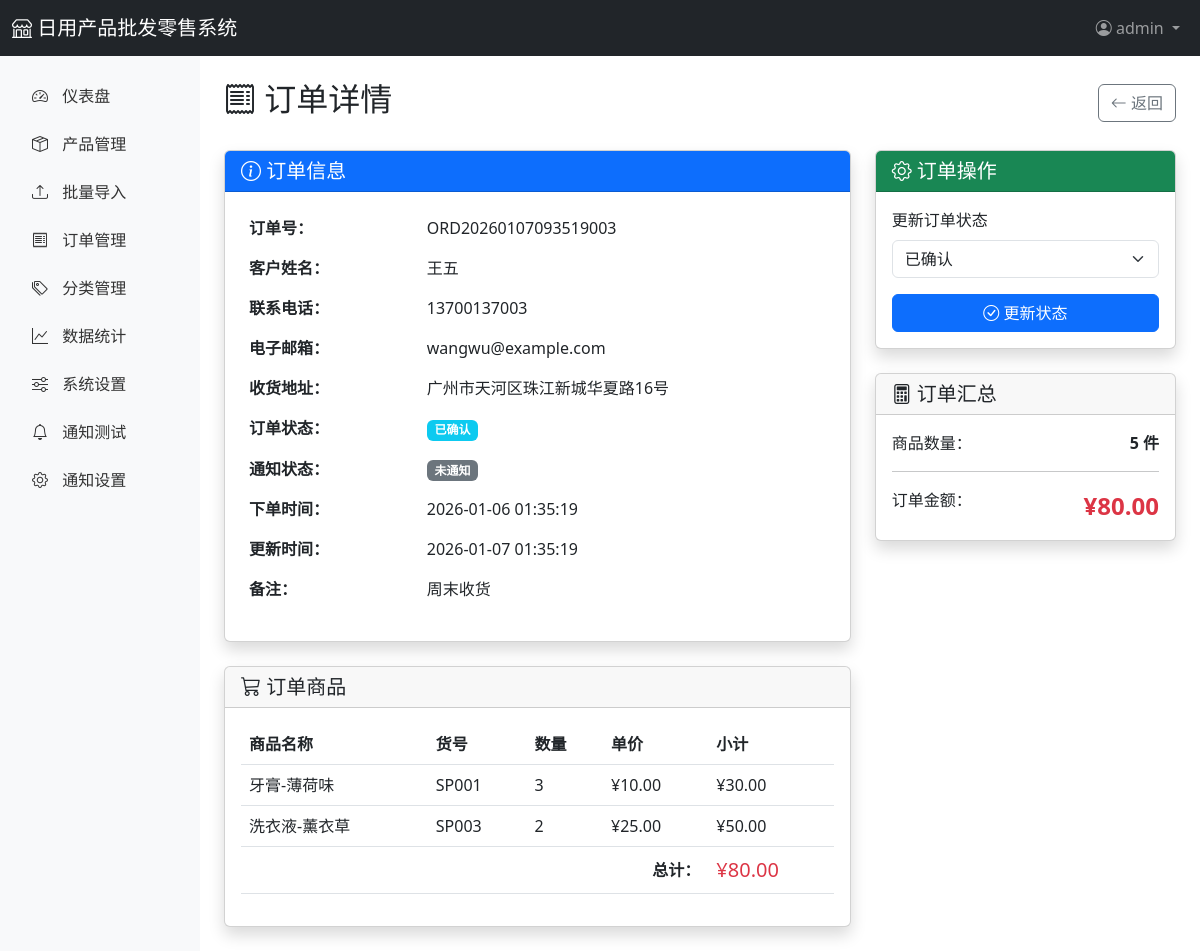
The page /admin/orders/3 (signed in) on the database its author committed.
### app/models.py (models this page shows, shortened)
class User(UserMixin, db.Model):
    __tablename__ = 'users'
    id = db.Column(db.Integer, primary_key=True)
    username = db.Column(db.String(80), unique=True, nullable=False)
    email = db.Column(db.String(120), unique=True, nullable=False)
    password_hash = db.Column(db.String(255), nullable=False)
    role = db.Column(db.String(20), default='admin')  # admin, staff
    phone = db.Column(db.String(20))
    is_active = db.Column(db.Boolean, default=True)
    created_at = db.Column(db.DateTime, default=datetime.utcnow)
    updated_at = db.Column(db.DateTime, default=datetime.utcnow, onupdate=datetime.utcnow)
    orders = db.relationship('Order', backref='user', lazy='dynamic')

class Order(db.Model):
    __tablename__ = 'orders'
    id = db.Column(db.Integer, primary_key=True)
    order_no = db.Column(db.String(50), unique=True, nullable=False, index=True)  # 订单号
    customer_name = db.Column(db.String(100), nullable=False)
    customer_phone = db.Column(db.String(20))
    customer_email = db.Column(db.String(120))
    customer_address = db.Column(db.Text)
    total_amount = db.Column(db.Float, default=0)  # 总金额
    total_quantity = db.Column(db.Integer, default=0)  # 总数量
    status = db.Column(db.String(20), default='pending')  # pending, confirmed, shipped, completed, cancelled
    notes = db.Column(db.Text)  # 备注
    notified = db.Column(db.Boolean, default=False)  # 是否已通知
    created_at = db.Column(db.DateTime, default=datetime.utcnow)
    updated_at = db.Column(db.DateTime, default=datetime.utcnow, onupdate=datetime.utcnow)
    user_id = db.Column(db.Integer, db.ForeignKey('users.id'))
    items = db.relationship('OrderItem', backref='order', lazy='dynamic', cascade='all, delete-orphan')

class OrderItem(db.Model):
    __tablename__ = 'order_items'
    id = db.Column(db.Integer, primary_key=True)
    order_id = db.Column(db.Integer, db.ForeignKey('orders.id'), nullable=False)
    product_id = db.Column(db.Integer, db.ForeignKey('products.id'), nullable=False)
    product_name = db.Column(db.String(200))
    product_code = db.Column(db.String(50))
    quantity = db.Column(db.Integer, default=1)
    unit_price = db.Column(db.Float, default=0)
    subtotal = db.Column(db.Float, default=0)

### app/routes/admin.py (the view)
@admin_bp.route('/orders/<int:order_id>')
@login_required
def order_detail(order_id):
    order = Order.query.get_or_404(order_id)
    return render_template('admin/order_detail.html', order=order)

### app/templates/admin/order_detail.html (shortened to what this page needs)
{% extends "admin/base.html" %}
{% block content %}
<div class="d-flex justify-content-between align-items-center mb-4">
    <h2>
        <i class="bi bi-receipt"></i> 订单详情
    </h2>
    <a href="{{ url_for('admin.orders') }}" class="btn btn-outline-secondary">
        <i class="bi bi-arrow-left"></i> 返回
    </a>
</div>
<div class="row">
    <div class="col-lg-8">
        <div class="card shadow mb-4">
            <div class="card-header bg-primary text-white">
                <h5 class="mb-0"><i class="bi bi-info-circle"></i> 订单信息</h5>
            </div>
            <div class="card-body">
                <table class="table table-borderless">
                    <tr>
                        <td width="30%"><strong>订单号：</strong></td>
                        <td>{{ order.order_no }}</td>
                    </tr>
                    <tr>
                        <td><strong>客户姓名：</strong></td>
                        <td>{{ order.customer_name }}</td>
                    </tr>
                    {% if order.customer_phone %}
                    <tr>
                        <td><strong>联系电话：</strong></td>
                        <td>{{ order.customer_phone }}</td>
                    </tr>
                    {% endif %}
                    {% if order.customer_email %}
                    <tr>
                        <td><strong>电子邮箱：</strong></td>
                        <td>{{ order.customer_email }}</td>
                    </tr>
                    {% endif %}
                    {% if order.customer_address %}
                    <tr>
                        <td><strong>收货地址：</strong></td>
                        <td>{{ order.customer_address }}</td>
                    </tr>
                    {% endif %}
                    <tr>
                        <td><strong>订单状态：</strong></td>
                        <td>
                            {% if order.status == 'pending' %}
                                <span class="badge bg-warning">待处理</span>
                            {% elif order.status == 'confirmed' %}
                                <span class="badge bg-info">已确认</span>
                            {% elif order.status == 'shipped' %}
                                <span class="badge bg-primary">已发货</span>
                            {% elif order.status == 'completed' %}
                                <span class="badge bg-success">已完成</span>
                            {% elif order.status == 'cancelled' %}
                                <span class="badge bg-danger">已取消</span>
                            {% endif %}
                        </td>
                    </tr>
                    <tr>
                        <td><strong>通知状态：</strong></td>
                        <td>
                            {% if order.notified %}
                                <span class="badge bg-success">已通知</span>
                            {% else %}
                                <span class="badge bg-secondary">未通知</span>
                            {% endif %}
                        </td>
                    </tr>
                    <tr>
                        <td><strong>下单时间：</strong></td>
                        <td>{{ order.created_at.strftime('%Y-%m-%d %H:%M:%S') }}</td>
                    </tr>
                    <tr>
                        <td><strong>更新时间：</strong></td>
                        <td>{{ order.updated_at.strftime('%Y-%m-%d %H:%M:%S') }}</td>
                    </tr>
                    {% if order.notes %}
                    <tr>
                        <td><strong>备注：</strong></td>
                        <td>{{ order.notes }}</td>
                    </tr>
                    {% endif %}
                </table>
            </div>
        </div>
        <div class="card shadow">
            <div class="card-header">
                <h5 class="mb-0"><i class="bi bi-cart3"></i> 订单商品</h5>
            </div>
            <div class="card-body">
                <table class="table">
                    <thead>
                        <tr>
                            <th>商品名称</th>
                            <th>货号</th>
                            <th>数量</th>
                            <th>单价</th>
                            <th>小计</th>
                        </tr>
                    </thead>
                    <tbody>
                        {% for item in order.items %}
                        <tr>
                            <td>{{ item.product_name }}</td>
                            <td>{{ item.product_code }}</td>
                            <td>{{ item.quantity }}</td>
                            <td>¥{{ "%.2f"|format(item.unit_price) }}</td>
                            <td>¥{{ "%.2f"|format(item.subtotal) }}</td>
                        </tr>
                        {% endfor %}
                    </tbody>
                    <tfoot>
                        <tr>
                            <td colspan="4" class="text-end"><strong>总计：</strong></td>
                            <td class="text-danger fs-5">¥{{ "%.2f"|format(order.total_amount) }}</td>
                        </tr>
                    </tfoot>
                </table>
            </div>
        </div>
    </div>
    <div class="col-lg-4">
        <div class="card shadow">
            <div class="card-header bg-success text-white">
                <h5 class="mb-0"><i class="bi bi-gear"></i> 订单操作</h5>
            </div>
            <div class="card-body">
                <form method="POST" action="{{ url_for('admin.order_update_status', order_id=order.id) }}">
                    <div class="mb-3">
                        <label class="form-label">更新订单状态</label>
                        <select class="form-select" name="status">
                            <option value="confirmed" {% if order.status == 'confirmed' %}selected{% endif %}>已确认</option>
                        </select>
                    </div>
                    <button type="submit" class="btn btn-primary w-100">
                        <i class="bi bi-check-circle"></i> 更新状态
                    </button>
                </form>
            </div>
        </div>
        <div class="card shadow mt-4">
            <div class="card-header">
                <h5 class="mb-0"><i class="bi bi-calculator"></i> 订单汇总</h5>
            </div>
            <div class="card-body">
                <div class="d-flex justify-content-between mb-2">
                    <span>商品数量：</span>
                    <strong>{{ order.total_quantity }} 件</strong>
                </div>
                <hr>
                <div class="d-flex justify-content-between">
                    <span>订单金额：</span>
                    <strong class="text-danger fs-4">¥{{ "%.2f"|format(order.total_amount) }}</strong>
                </div>
            </div>
        </div>
    </div>
</div>
{% endblock %}

### app/templates/admin/base.html (shortened to what this page needs)
<!DOCTYPE html>
<html lang="zh-CN">
<head>
    <link href="https://cdn.jsdelivr.net/npm/bootstrap@5.3.0/dist/css/bootstrap.min.css" rel="stylesheet">
    <link href="https://cdn.jsdelivr.net/npm/bootstrap-icons@1.11.0/font/bootstrap-icons.css" rel="stylesheet">
</head>
<body>
    <nav class="navbar navbar-expand-lg navbar-dark bg-dark">
        <div class="container-fluid">
            <a class="navbar-brand" href="{{ url_for('main.index') }}">
                <i class="bi bi-shop"></i> 日用产品批发零售系统
            </a>
            <div class="navbar-nav ms-auto">
                <div class="nav-item dropdown">
                    <a class="nav-link dropdown-toggle" href="#" role="button" data-bs-toggle="dropdown">
                        <i class="bi bi-person-circle"></i> {{ current_user.username }}
                    </a>
                </div>
            </div>
        </div>
    </nav>
    <div class="container-fluid">
        <div class="row">
            <nav class="col-md-2 d-none d-md-block sidebar py-3">
                <ul class="nav flex-column">
                    <li class="nav-item">
                        <a class="nav-link {% if request.endpoint == 'admin.dashboard' %}active{% endif %}" href="{{ url_for('admin.dashboard') }}">
                            <i class="bi bi-speedometer2"></i> 仪表盘
                        </a>
                    </li>
                    <li class="nav-item">
                        <a class="nav-link {% if 'admin.product' in request.endpoint %}active{% endif %}" href="{{ url_for('admin.products') }}">
                            <i class="bi bi-box-seam"></i> 产品管理
                        </a>
                    </li>
                    <li class="nav-item">
                        <a class="nav-link {% if request.endpoint == 'admin.products_import' %}active{% endif %}" href="{{ url_for('admin.products_import') }}">
                            <i class="bi bi-upload"></i> 批量导入
                        </a>
                    </li>
                    <li class="nav-item">
                        <a class="nav-link {% if request.endpoint == 'admin.orders' %}active{% endif %}" href="{{ url_for('admin.orders') }}">
                            <i class="bi bi-receipt"></i> 订单管理
                        </a>
                    </li>
                    <li class="nav-item">
                        <a class="nav-link {% if request.endpoint == 'admin.categories' %}active{% endif %}" href="{{ url_for('admin.categories') }}">
                            <i class="bi bi-tags"></i> 分类管理
                        </a>
                    </li>
                    <li class="nav-item">
                        <a class="nav-link {% if request.endpoint == 'admin.statistics' %}active{% endif %}" href="{{ url_for('admin.statistics') }}">
                            <i class="bi bi-graph-up"></i> 数据统计
                        </a>
                    </li>
                    <li class="nav-item">
                        <a class="nav-link {% if request.endpoint == 'admin.settings' %}active{% endif %}" href="{{ url_for('admin.settings') }}">
                            <i class="bi bi-sliders"></i> 系统设置
                        </a>
                    </li>
                    <li class="nav-item">
                        <a class="nav-link {% if request.endpoint == 'admin.notification_test' %}active{% endif %}" href="{{ url_for('admin.notification_test') }}">
                            <i class="bi bi-bell"></i> 通知测试
                        </a>
                    </li>
                    <li class="nav-item">
                        <a class="nav-link {% if 'system' in request.endpoint %}active{% endif %}" href="{{ url_for('system.settings') }}">
                            <i class="bi bi-gear"></i> 通知设置
                        </a>
                    </li>
                </ul>
            </nav>
            <main class="col-md-10 ms-sm-auto col-lg-10 px-md-4 py-4">
                {% block content %}{% endblock %}
            </main>
        </div>
    </div>
</body>
</html>

### app/templates/admin/base.html (style rules this page uses)
.sidebar { min-height: calc(100vh - 56px); background-color: #f8f9fa; }
.sidebar .nav-link { color: #333; padding: 12px 20px; }
.sidebar .nav-link i { margin-right: 10px; }

### rows shown on the page
User: username "admin"
Order: order_no "ORD20260107093519003", customer_name "王五", customer_phone "13700137003", customer_email "wangwu@example.com", customer_address "广州市天河区珠江新城华夏路16号", created_at "2026-01-06 01:35:19", updated_at "2026-01-07 01:35:19", notes "周末收货", total_amount "80.00", status "已确认", total_quantity "5"
OrderItem: product_name "牙膏-薄荷味", product_code "SP001", quantity "3", unit_price "10.00", subtotal "30.00"
OrderItem: product_name "洗衣液-薰衣草", product_code "SP003", quantity "2", unit_price "25.00", subtotal "50.00"
